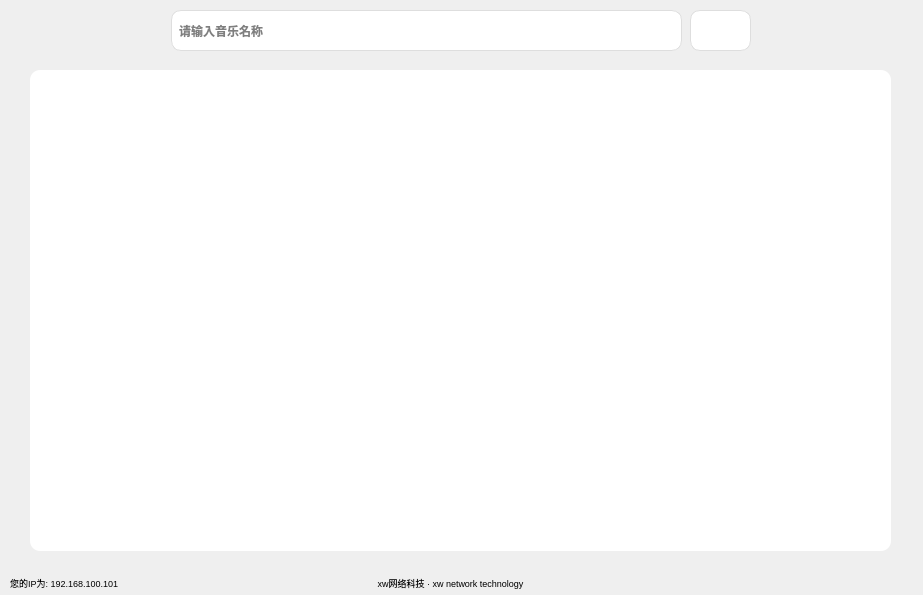
<?xml version="1.0" encoding="UTF-8"?>
<ui version="4.0">
 <class>xwsoft</class>
 <widget class="QMainWindow" name="xwsoft">
  <property name="windowModality">
   <enum>Qt::NonModal</enum>
  </property>
  <property name="geometry">
   <rect>
    <x>0</x>
    <y>0</y>
    <width>923</width>
    <height>595</height>
   </rect>
  </property>
  <property name="sizePolicy">
   <sizepolicy hsizetype="Preferred" vsizetype="Preferred">
    <horstretch>0</horstretch>
    <verstretch>0</verstretch>
   </sizepolicy>
  </property>
  <property name="maximumSize">
   <size>
    <width>923</width>
    <height>595</height>
   </size>
  </property>
  <property name="windowTitle">
   <string>音乐下载 v1.0.0.0</string>
  </property>
  <property name="windowIcon">
   <iconset>
    <normaloff>favicon.ico</normaloff>favicon.ico</iconset>
  </property>
  <property name="toolTip">
   <string/>
  </property>
  <property name="unifiedTitleAndToolBarOnMac">
   <bool>false</bool>
  </property>
  <widget class="QWidget" name="centralwidget">
   <widget class="QLineEdit" name="searchMusic">
    <property name="geometry">
     <rect>
      <x>171</x>
      <y>10</y>
      <width>511</width>
      <height>41</height>
     </rect>
    </property>
    <property name="sizePolicy">
     <sizepolicy hsizetype="Expanding" vsizetype="Fixed">
      <horstretch>0</horstretch>
      <verstretch>0</verstretch>
     </sizepolicy>
    </property>
    <property name="font">
     <font>
      <family>Microsoft YaHei UI</family>
      <weight>75</weight>
      <bold>true</bold>
     </font>
    </property>
    <property name="focusPolicy">
     <enum>Qt::ClickFocus</enum>
    </property>
    <property name="contextMenuPolicy">
     <enum>Qt::NoContextMenu</enum>
    </property>
    <property name="autoFillBackground">
     <bool>false</bool>
    </property>
    <property name="styleSheet">
     <string notr="true">#searchMusic {
	border: 1px solid rgb(222, 222, 222);
	background: #fff;
	border-radius: 10px;
	padding-left: 5px;
}</string>
    </property>
    <property name="inputMask">
     <string/>
    </property>
    <property name="placeholderText">
     <string>请输入音乐名称</string>
    </property>
    <property name="clearButtonEnabled">
     <bool>false</bool>
    </property>
   </widget>
   <widget class="QPushButton" name="searchBTN">
    <property name="geometry">
     <rect>
      <x>690</x>
      <y>10</y>
      <width>61</width>
      <height>41</height>
     </rect>
    </property>
    <property name="cursor">
     <cursorShape>PointingHandCursor</cursorShape>
    </property>
    <property name="styleSheet">
     <string notr="true">#searchBTN {
	border: 1px solid rgb(222, 222, 222);
	background: #fff;
	border-radius: 10px;
}
#searchBTN:hover {
	background: rgba(255, 255, 255, 80);
}</string>
    </property>
    <property name="text">
     <string/>
    </property>
    <property name="icon">
     <iconset>
      <normaloff>tools/search.svg</normaloff>tools/search.svg</iconset>
    </property>
   </widget>
   <widget class="QWidget" name="musicListBox" native="true">
    <property name="geometry">
     <rect>
      <x>30</x>
      <y>70</y>
      <width>861</width>
      <height>481</height>
     </rect>
    </property>
    <property name="styleSheet">
     <string notr="true">#musicListBox {
	background: #fff;
	border-radius: 10px;
}</string>
    </property>
    <widget class="QTableView" name="musicLists">
     <property name="geometry">
      <rect>
       <x>0</x>
       <y>0</y>
       <width>861</width>
       <height>481</height>
      </rect>
     </property>
     <property name="cursor" stdset="0">
      <cursorShape>PointingHandCursor</cursorShape>
     </property>
     <property name="contextMenuPolicy">
      <enum>Qt::NoContextMenu</enum>
     </property>
     <property name="styleSheet">
      <string notr="true">#musicLists {
	background: transparent;
	border: none;
}</string>
     </property>
     <property name="lineWidth">
      <number>1</number>
     </property>
    </widget>
   </widget>
   <widget class="QLabel" name="userIP">
    <property name="geometry">
     <rect>
      <x>10</x>
      <y>575</y>
      <width>150</width>
      <height>16</height>
     </rect>
    </property>
    <property name="font">
     <font>
      <family>Microsoft YaHei UI</family>
      <pointsize>7</pointsize>
      <weight>50</weight>
      <bold>false</bold>
     </font>
    </property>
    <property name="contextMenuPolicy">
     <enum>Qt::NoContextMenu</enum>
    </property>
    <property name="text">
     <string>您的IP为: 192.168.100.101</string>
    </property>
   </widget>
   <widget class="QLabel" name="author">
    <property name="geometry">
     <rect>
      <x>370</x>
      <y>575</y>
      <width>161</width>
      <height>16</height>
     </rect>
    </property>
    <property name="font">
     <font>
      <family>Microsoft JhengHei UI</family>
      <pointsize>7</pointsize>
      <weight>50</weight>
      <bold>false</bold>
     </font>
    </property>
    <property name="contextMenuPolicy">
     <enum>Qt::NoContextMenu</enum>
    </property>
    <property name="text">
     <string>xw网络科技 · xw network technology</string>
    </property>
    <property name="alignment">
     <set>Qt::AlignCenter</set>
    </property>
   </widget>
  </widget>
 </widget>
 <resources/>
 <connections/>
</ui>
